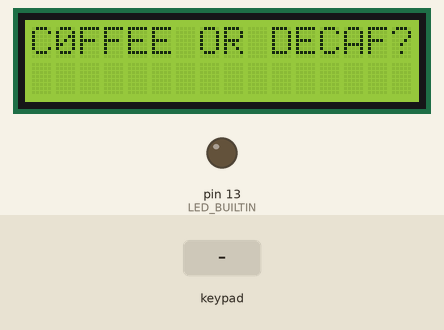
Recording of a sketch running on a simulated Arduino Uno, built with avr-gcc and run on an emulated ATmega328P. Shown: 16×2 character LCD, output pins drawn as LEDs (lit = HIGH). The test bench sets the inputs (shaded band). What the sketch prints to the serial monitor is not drawn.

Above: at 1.2 s.
1.3 s: keypad keys 1 3 5 0 0 3 9 9 pressed 0.4 s apart
At 5.1 s:
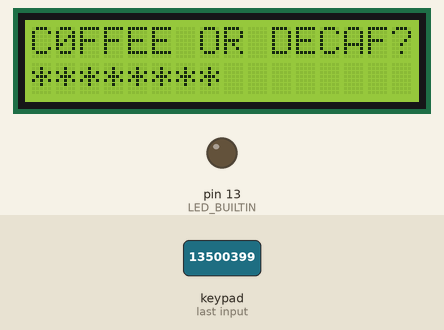
6.0 s: key '#' pressed
At 7.3 s:
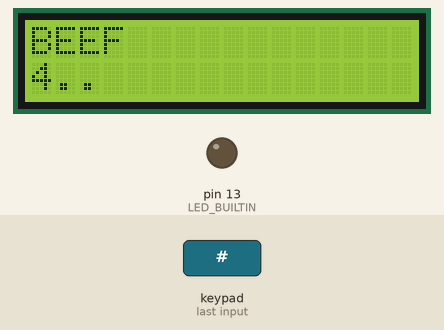
9.0 s: keypad keys 1 1 7 9 * pressed 0.4 s apart
At 11.8 s:
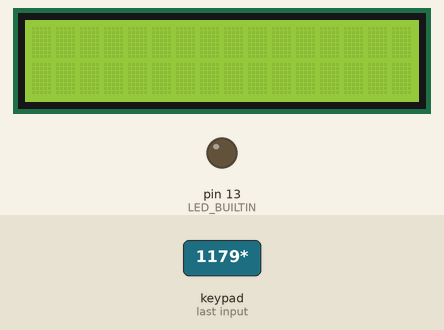
14.0 s: key '*' pressed
17.0 s: key '1' pressed
20.0 s: keypad keys 1 3 5 0 0 3 9 9 pressed 0.4 s apart
At 24.1 s:
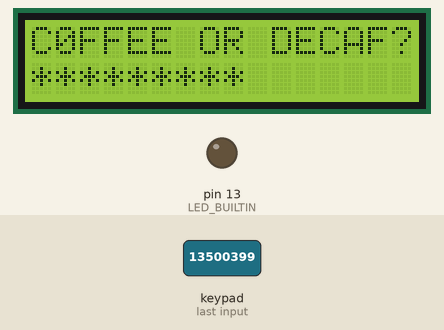
Timing chart, 0 to 25.6 s (numbered marks = the images above; inputs shaded):
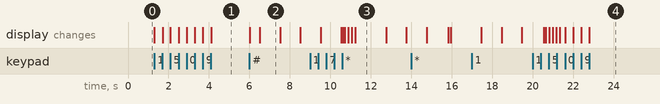

The sketch:

sketch_coffee.ino
```cpp
#include <Wire.h>
#include <LiquidCrystal_I2C.h>
#include <Keypad.h>

LiquidCrystal_I2C lcd(0x27, 16, 2);

const byte ROWS = 4;
const byte COLS = 3;

char hexaKeys[ROWS][COLS] = {
  {'1', '2', '3'},
  {'4', '5', '6'},
  {'7', '8', '9'},
  {'*', '0', '#'}
};

byte rowPins[ROWS] = {12, 5, 6, 10};
byte colPins[COLS] = {11, 7, 9};

Keypad customKeypad = Keypad(makeKeymap(hexaKeys), rowPins, colPins, ROWS, COLS);

bool timerActive;
unsigned long timerLength;
unsigned long startTime;
unsigned long duration;
String solution;

void setup()
{
  pinMode(LED_BUILTIN, OUTPUT);
  digitalWrite(LED_BUILTIN, LOW);

  timerLength = 1;     // Default to 1 minutes
  timerActive = false;  // Timer in inactive state

  displayHome();

  Wire.begin();
  Serial.begin(9600);
  Serial.println("\nMatrix Scanner");
}

void displayHome()
{
  solution = String("");
  lcd.init();                      // initialize the lcd
  // Print a message to the LCD.
  lcd.display();
  lcd.backlight();
  lcd.setCursor(0,0);
  lcd.print("C0FFEE OR DECAF?");
  lcd.setCursor(0,1);

  startTimer();
}

void hideDisplay()
{
      lcd.noBacklight();
      lcd.noDisplay();
}

void displaySolution()
{
  lcd.clear();
  lcd.display();
  lcd.backlight();
  lcd.setCursor(0,0);
  lcd.print("BEEF");
  lcd.setCursor(0,1);

  // count down to clearing the display
  for (int i=4; i > 0; i--){
    lcd.print(String(i) + "..");
    delay(1000);
  }
  timerActive=false;
  hideDisplay();
}

void displayMakeThat(String text){
  lcd.setCursor(0,0);
  lcd.print(text);
  lcd.setCursor(0,1);
  for (int i=3; i > 0; i--){
    lcd.print(".. ");
    delay(1000);
  }
  displayHome();
}

void startTimer()
{
  timerActive = true;
  // Record the start time in milliseconds
  startTime = millis();
  // Calculate duration to activate timer for in milliseconds
  // Calculation will be using unsigned long aritmatic
  // as first argument is an unsigned long
  duration = 30 * 1000;
}

void loop()
{
  while(timerActive) {
    // Display is visible
    char customKey = customKeypad.getKey();

    if (customKey){
      Serial.println(customKey);
      // restart the timer since user hit a key
      startTimer();

      if (isDigit(customKey)){
        // add digit to the solution
        //lcd.print(customKey);
        lcd.print("*");
        solution += customKey;
      } else {
        // * or # is enter key
        Serial.println(solution);
        lcd.clear();
        delay(500);
        if (solution == "13500399") {
          displaySolution();
        } else {
          delay(1000);
          if (solution == "") {
            displayMakeThat("Enter order.");
          } else {
            displayMakeThat("Not found.");
          }

          //Serial.println(12648430 | 912559);
          displayHome();
        }
      }
    }

    if(millis() - startTime > duration) {
      timerActive = false;
      hideDisplay();
      Serial.println("Timeout");
    }
  }
  while(!timerActive) {
    char customKey = customKeypad.getKey();

    if (customKey){
      Serial.println(customKey);
      displayHome();
    }

  }
}
```

Measured:
- after the input at 1.3 s, the display: first changes at once (image 1 shows a later state)
- after the input at 6.0 s, the display: first changes at once (image 2 shows a later state)
- after the input at 9.0 s, the display: first differs from a run without the input after 1.6 s (image 3 shows a later state)
- after the input at 20.0 s, the display: first differs from a run without the input after 0.82 s (image 4 shows a later state)
- what the display in image 2 shows lasts 1.0 s, from 6.5 s to 7.5 s
- what the display in image 3 shows lasts 1.6 s, from 11.2 s to 12.8 s
